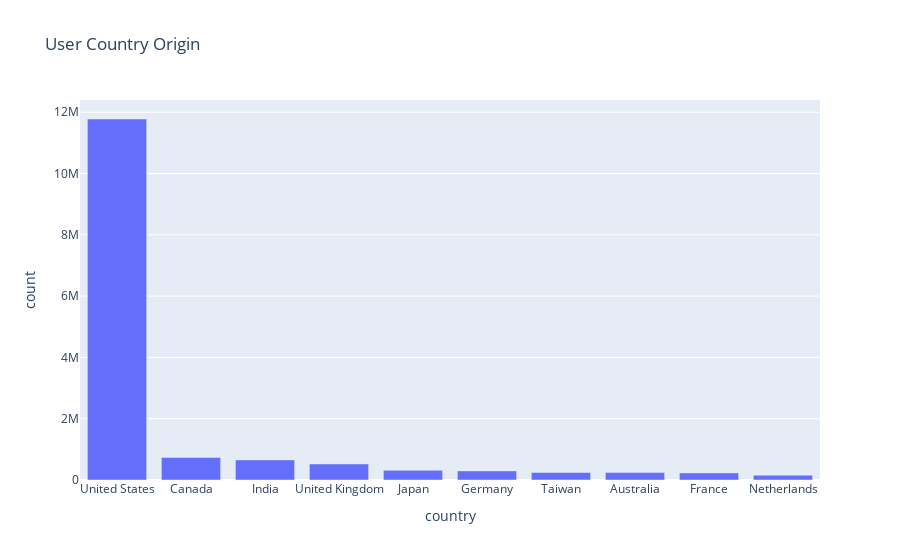

Notebook cell for this chart:
### Code cell
fig = px.bar(print_popular_stats(df, "country"), x='country', y='count', title='User Country Origin')
fig.show()

### Figure 1 — Plotly figure (JSON) as saved in the notebook; plotly's stock layout.template omitted (floating-point values rounded to 4 significant figures)
{"data": [{"alignmentgroup": "True", "hovertemplate": "country=%{x}<br>count=%{y}<extra></extra>", "legendgroup": "", "marker": {"color": "#636efa", "pattern": {"shape": ""}}, "name": "", "offsetgroup": "", "orientation": "v", "showlegend": false, "textposition": "auto", "type": "bar", "x": ["United States", "Canada", "India", "United Kingdom", "Japan", "Germany", "Taiwan", "Australia", "France", "Netherlands"], "xaxis": "x", "y": [11778171, 736463, 655598, 523150, 314240, 297489, 245759, 242008, 232352, 158114], "yaxis": "y"}], "layout": {"barmode": "relative", "legend": {"tracegroupgap": 0}, "title": {"text": "User Country Origin"}, "xaxis": {"anchor": "y", "domain": [0, 1], "title": {"text": "country"}}, "yaxis": {"anchor": "x", "domain": [0, 1], "title": {"text": "count"}}}}
